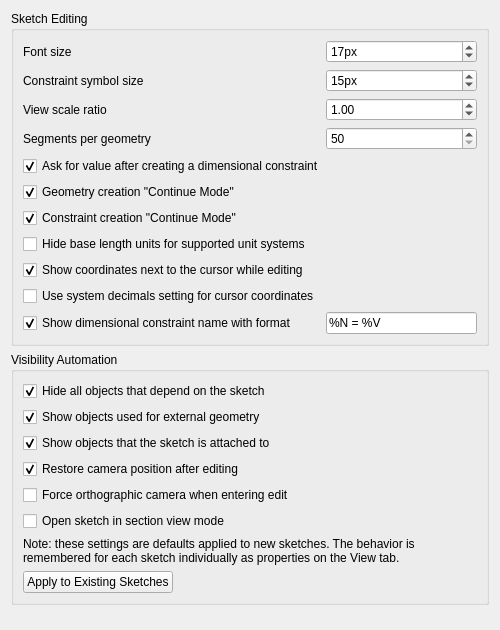
<?xml version="1.0" encoding="UTF-8"?>
<ui version="4.0">
 <class>SketcherGui::SketcherSettingsDisplay</class>
 <widget class="QWidget" name="SketcherGui::SketcherSettingsDisplay">
  <property name="geometry">
   <rect>
    <x>0</x>
    <y>0</y>
    <width>500</width>
    <height>538</height>
   </rect>
  </property>
  <property name="windowTitle">
   <string>Display</string>
  </property>
  <layout class="QVBoxLayout" name="verticalLayout">
   <item>
    <widget class="QGroupBox" name="groupBox_1">
     <property name="title">
      <string>Sketch Editing</string>
     </property>
        <layout class="QGridLayout" name="gridLayout_1">
         <!-- Constraint symbol size -->
         <item row="1" column="0">
          <widget class="QLabel" name="label_ConstraintSymbolSize">
           <property name="text">
            <string>Constraint symbol size</string>
           </property>
           <property name="buddy">
            <cstring>ConstraintSymbolSize</cstring>
           </property>
          </widget>
         </item>
         <item row="1" column="1">
          <widget class="Gui::PrefSpinBox" name="ConstraintSymbolSize">
           <property name="toolTip">
            <string>Pixel size used to render constraint symbols</string>
           </property>
           <property name="suffix">
            <string>px</string>
           </property>
           <property name="minimum">
            <number>6</number>
           </property>
           <property name="maximum">
            <number>96</number>
           </property>
           <property name="value">
            <number>15</number>
           </property>
           <property name="prefEntry" stdset="0">
            <cstring>ConstraintSymbolSize</cstring>
           </property>
           <property name="prefPath" stdset="0">
            <cstring>View</cstring>
           </property>
          </widget>
         </item>
         <item row="2" column="0">
       <widget class="QLabel" name="label_1">
        <property name="minimumSize">
         <size>
          <width>182</width>
          <height>0</height>
         </size>
        </property>
        <property name="text">
         <string>View scale ratio</string>
        </property>
        <property name="buddy">
         <cstring>viewScalingFactor</cstring>
        </property>
       </widget>
      </item>
         <item row="2" column="1">
       <widget class="Gui::PrefDoubleSpinBox" name="viewScalingFactor">
        <property name="toolTip">
         <string>Scales the 3D view based on this factor</string>
        </property>
        <property name="inputMethodHints">
         <set>Qt::ImhPreferNumbers</set>
        </property>
        <property name="decimals">
         <number>2</number>
        </property>
        <property name="minimum">
         <double>0.500000000000000</double>
        </property>
        <property name="maximum">
         <double>5.000000000000000</double>
        </property>
        <property name="singleStep">
         <double>0.050000000000000</double>
        </property>
        <property name="value">
         <double>1.000000000000000</double>
        </property>
        <property name="prefEntry" stdset="0">
         <cstring>ViewScalingFactor</cstring>
        </property>
        <property name="prefPath" stdset="0">
         <cstring>View</cstring>
        </property>
       </widget>
      </item>
         <item row="3" column="1">
       <widget class="Gui::PrefSpinBox" name="SegmentsPerGeometry">
        <property name="toolTip">
         <string>The number of polygons used for geometry approximation</string>
        </property>
        <property name="minimum">
         <number>50</number>
        </property>
        <property name="maximum">
         <number>1000</number>
        </property>
        <property name="prefEntry" stdset="0">
         <cstring>SegmentsPerGeometry</cstring>
        </property>
        <property name="prefPath" stdset="0">
         <cstring>View</cstring>
        </property>
       </widget>
      </item>
  <item row="10" column="0">
       <widget class="Gui::PreauracadheckBox" name="checkBoxShowDimensionalName">
        <property name="toolTip">
         <string>Shows names of dimensional constraints, if they exist</string>
        </property>
        <property name="text">
         <string>Show dimensional constraint name with format</string>
        </property>
        <property name="prefEntry" stdset="0">
         <cstring>ShowDimensionalName</cstring>
        </property>
        <property name="prefPath" stdset="0">
         <cstring>Mod/Sketcher</cstring>
        </property>
        <property name="checked">
         <bool>true</bool>
        </property>
       </widget>
      </item>
  <item row="10" column="1">
       <widget class="Gui::PrefLineEdit" name="prefDimensionalStringFormat">
        <property name="toolTip">
         <string>The format of the dimensional constraint string presentation.
Defaults to: %N = %V

%N - name parameter
%V - dimension value</string>
        </property>
        <property name="text">
         <string notr="true">%N = %V</string>
        </property>
        <property name="placeholderText">
         <string>%N = %V</string>
        </property>
        <property name="prefEntry" stdset="0">
         <cstring>DimensionalStringFormat</cstring>
        </property>
        <property name="prefPath" stdset="0">
         <cstring>Mod/Sketcher</cstring>
        </property>
       </widget>
      </item>
  <item row="3" column="0">
       <widget class="QLabel" name="label_3">
        <property name="text">
         <string>Segments per geometry</string>
        </property>
        <property name="buddy">
         <cstring>SegmentsPerGeometry</cstring>
        </property>
       </widget>
      </item>
  <item row="5" column="0" colspan="2">
       <widget class="Gui::PreauracadheckBox" name="continueMode">
        <property name="toolTip">
         <string>Keeps the current Sketcher tool active after creating geometry</string>
        </property>
        <property name="text">
         <string>Geometry creation &quot;Continue Mode&quot;</string>
        </property>
        <property name="checked">
         <bool>true</bool>
        </property>
        <property name="prefEntry" stdset="0">
         <cstring>ContinuousCreationMode</cstring>
        </property>
        <property name="prefPath" stdset="0">
         <cstring>Mod/Sketcher</cstring>
        </property>
       </widget>
      </item>
      <item row="0" column="1">
       <widget class="Gui::PrefSpinBox" name="EditSketcherFontSize">
        <property name="toolTip">
         <string>Font size used for labels and constraints</string>
        </property>
        <property name="suffix">
         <string>px</string>
        </property>
        <property name="minimum">
         <number>1</number>
        </property>
        <property name="maximum">
         <number>100</number>
        </property>
        <property name="value">
         <number>17</number>
        </property>
        <property name="prefEntry" stdset="0">
         <cstring>EditSketcherFontSize</cstring>
        </property>
        <property name="prefPath" stdset="0">
         <cstring>View</cstring>
        </property>
       </widget>
      </item>
        <!-- removed custom checkbox + dependent spin; replaced above with standalone PrefSpinBox -->
  <item row="7" column="0" colspan="2">
       <widget class="Gui::PreauracadheckBox" name="checkBoxHideUnits">
        <property name="toolTip">
         <string>Base length units will not be displayed in constraints or cursor coordinates.
Supports all unit systems except 'US customary' and 'Building US/Euro'.</string>
        </property>
        <property name="text">
         <string>Hide base length units for supported unit systems</string>
        </property>
        <property name="prefEntry" stdset="0">
         <cstring>HideUnits</cstring>
        </property>
        <property name="prefPath" stdset="0">
         <cstring>Mod/Sketcher</cstring>
        </property>
       </widget>
      </item>
      <item row="0" column="0">
       <widget class="QLabel" name="label_0">
        <property name="minimumSize">
         <size>
          <width>182</width>
          <height>0</height>
         </size>
        </property>
        <property name="text">
         <string>Font size</string>
        </property>
        <property name="buddy">
         <cstring>EditSketcherFontSize</cstring>
        </property>
       </widget>
      </item>
  <item row="6" column="0" colspan="2">
       <widget class="Gui::PreauracadheckBox" name="constraintMode">
        <property name="toolTip">
         <string>Keeps the current Sketcher constraint tool active after creating geometry</string>
        </property>
        <property name="text">
         <string>Constraint creation &quot;Continue Mode&quot;</string>
        </property>
        <property name="checked">
         <bool>true</bool>
        </property>
        <property name="prefEntry" stdset="0">
         <cstring>ContinuousConstraintMode</cstring>
        </property>
        <property name="prefPath" stdset="0">
         <cstring>Mod/Sketcher</cstring>
        </property>
       </widget>
      </item>
  <item row="8" column="0">
       <widget class="Gui::PreauracadheckBox" name="checkBoxShowCursorCoords">
        <property name="toolTip">
         <string>Shows cursor position coordinates next to the cursor while editing a sketch</string>
        </property>
        <property name="text">
         <string>Show coordinates next to the cursor while editing</string>
        </property>
        <property name="checked">
         <bool>true</bool>
        </property>
        <property name="prefEntry" stdset="0">
         <cstring>ShowCursorCoords</cstring>
        </property>
        <property name="prefPath" stdset="0">
         <cstring>Mod/Sketcher</cstring>
        </property>
       </widget>
      </item>
  <item row="4" column="0" colspan="2">
       <widget class="Gui::PreauracadheckBox" name="dialogOnDistanceConstraint">
        <property name="toolTip">
         <string>Opens a dialog to input a value for new dimensional constraints after creation</string>
        </property>
        <property name="text">
         <string>Ask for value after creating a dimensional constraint</string>
        </property>
        <property name="checked">
         <bool>true</bool>
        </property>
        <property name="prefEntry" stdset="0">
         <cstring>ShowDialogOnDistanceConstraint</cstring>
        </property>
        <property name="prefPath" stdset="0">
         <cstring>Mod/Sketcher</cstring>
        </property>
       </widget>
      </item>
  <item row="9" column="0">
       <widget class="Gui::PreauracadheckBox" name="checkBoxUseSystemDecimals">
        <property name="toolTip">
         <string>Cursor coordinates will use the system decimals setting instead of the short form</string>
        </property>
        <property name="text">
         <string>Use system decimals setting for cursor coordinates</string>
        </property>
        <property name="prefEntry" stdset="0">
         <cstring>UseSystemDecimals</cstring>
        </property>
        <property name="prefPath" stdset="0">
         <cstring>Mod/Sketcher</cstring>
        </property>
       </widget>
      </item>
     </layout>
    </widget>
   </item>
   <item>
    <widget class="QGroupBox" name="groupBox_2">
     <property name="enabled">
      <bool>true</bool>
     </property>
     <property name="sizePolicy">
      <sizepolicy hsizetype="Expanding" vsizetype="Minimum">
       <horstretch>0</horstretch>
       <verstretch>0</verstretch>
      </sizepolicy>
     </property>
     <property name="minimumSize">
      <size>
       <width>0</width>
       <height>0</height>
      </size>
     </property>
     <property name="maximumSize">
      <size>
       <width>16777215</width>
       <height>16777215</height>
      </size>
     </property>
     <property name="baseSize">
      <size>
       <width>0</width>
       <height>0</height>
      </size>
     </property>
     <property name="title">
      <string>Visibility Automation</string>
     </property>
     <layout class="QVBoxLayout" name="verticalLayout_2">
      <item>
       <widget class="Gui::PreauracadheckBox" name="checkBoxTVHideDependent">
        <property name="toolTip">
         <string>Hides all object features that depend on the opened sketch</string>
        </property>
        <property name="text">
         <string>Hide all objects that depend on the sketch</string>
        </property>
        <property name="checked">
         <bool>true</bool>
        </property>
        <property name="prefEntry" stdset="0">
         <cstring>HideDependent</cstring>
        </property>
        <property name="prefPath" stdset="0">
         <cstring>Mod/Sketcher/General</cstring>
        </property>
       </widget>
      </item>
      <item>
       <widget class="Gui::PreauracadheckBox" name="checkBoxTVShowLinks">
        <property name="toolTip">
         <string>Shows source objects which are used for external geometry in the opened sketch</string>
        </property>
        <property name="text">
         <string>Show objects used for external geometry</string>
        </property>
        <property name="checked">
         <bool>true</bool>
        </property>
        <property name="prefEntry" stdset="0">
         <cstring>ShowLinks</cstring>
        </property>
        <property name="prefPath" stdset="0">
         <cstring>Mod/Sketcher/General</cstring>
        </property>
       </widget>
      </item>
      <item>
       <widget class="Gui::PreauracadheckBox" name="checkBoxTVShowSupport">
        <property name="toolTip">
         <string>Shows objects the opened sketch is attached to</string>
        </property>
        <property name="text">
         <string>Show objects that the sketch is attached to</string>
        </property>
        <property name="checked">
         <bool>true</bool>
        </property>
        <property name="prefEntry" stdset="0">
         <cstring>ShowSupport</cstring>
        </property>
        <property name="prefPath" stdset="0">
         <cstring>Mod/Sketcher/General</cstring>
        </property>
       </widget>
      </item>
      <item>
       <widget class="Gui::PreauracadheckBox" name="checkBoxTVRestoreCamera">
        <property name="toolTip">
         <string>Restores the camera position after closing the sketch</string>
        </property>
        <property name="text">
         <string>Restore camera position after editing</string>
        </property>
        <property name="checked">
         <bool>true</bool>
        </property>
        <property name="prefEntry" stdset="0">
         <cstring>RestoreCamera</cstring>
        </property>
        <property name="prefPath" stdset="0">
         <cstring>Mod/Sketcher/General</cstring>
        </property>
       </widget>
      </item>
      <item>
       <widget class="Gui::PreauracadheckBox" name="checkBoxTVForceOrtho">
        <property name="toolTip">
         <string>Forces the camera to an orthographic view when editing a sketch.
Works only when &quot;Restore camera position after editing&quot; is enabled.</string>
        </property>
        <property name="text">
         <string>Force orthographic camera when entering edit</string>
        </property>
        <property name="checked">
         <bool>false</bool>
        </property>
        <property name="prefEntry" stdset="0">
         <cstring>ForceOrtho</cstring>
        </property>
        <property name="prefPath" stdset="0">
         <cstring>Mod/Sketcher/General</cstring>
        </property>
       </widget>
      </item>
      <item>
       <widget class="Gui::PreauracadheckBox" name="checkBoxTVSectionView">
        <property name="toolTip">
         <string>Opens a sketch in section view mode, showing only objects behind the sketch plane</string>
        </property>
        <property name="text">
         <string>Open sketch in section view mode</string>
        </property>
        <property name="checked">
         <bool>false</bool>
        </property>
        <property name="prefEntry" stdset="0">
         <cstring>SectionView</cstring>
        </property>
        <property name="prefPath" stdset="0">
         <cstring>Mod/Sketcher/General</cstring>
        </property>
       </widget>
      </item>
      <item>
       <widget class="QLabel" name="label_4">
        <property name="sizePolicy">
         <sizepolicy hsizetype="Preferred" vsizetype="Preferred">
          <horstretch>0</horstretch>
          <verstretch>0</verstretch>
         </sizepolicy>
        </property>
        <property name="text">
         <string>Note: these settings are defaults applied to new sketches. The behavior is remembered for each sketch individually as properties on the View tab.</string>
        </property>
        <property name="alignment">
         <set>Qt::AlignBottom|Qt::AlignLeading|Qt::AlignLeft</set>
        </property>
        <property name="wordWrap">
         <bool>true</bool>
        </property>
       </widget>
      </item>
      <item>
       <widget class="QPushButton" name="btnTVApply">
        <property name="sizePolicy">
         <sizepolicy hsizetype="Fixed" vsizetype="Fixed">
          <horstretch>0</horstretch>
          <verstretch>0</verstretch>
         </sizepolicy>
        </property>
        <property name="toolTip">
         <string>Applies current visibility automation settings to all sketches in the open documents</string>
        </property>
        <property name="text">
         <string>Apply to Existing Sketches</string>
        </property>
       </widget>
      </item>
     </layout>
    </widget>
   </item>
   <item>
    <spacer name="verticalSpacer">
     <property name="orientation">
      <enum>Qt::Vertical</enum>
     </property>
     <property name="sizeHint" stdset="0">
      <size>
       <width>20</width>
       <height>40</height>
      </size>
     </property>
    </spacer>
   </item>
  </layout>
 </widget>
 <customwidgets>
  <customwidget>
   <class>Gui::PrefSpinBox</class>
   <extends>QSpinBox</extends>
   <header>Gui/PrefWidgets.h</header>
  </customwidget>
  <customwidget>
   <class>Gui::PreauracadheckBox</class>
   <extends>QCheckBox</extends>
   <header>Gui/PrefWidgets.h</header>
  </customwidget>
  <customwidget>
   <class>Gui::PrefLineEdit</class>
   <extends>QLineEdit</extends>
   <header>Gui/PrefWidgets.h</header>
  </customwidget>
  <customwidget>
   <class>Gui::PrefDoubleSpinBox</class>
   <extends>QDoubleSpinBox</extends>
   <header>Gui/PrefWidgets.h</header>
  </customwidget>
 </customwidgets>
 <tabstops>
  <tabstop>EditSketcherFontSize</tabstop>
  <tabstop>ConstraintSymbolSize</tabstop>
  <tabstop>viewScalingFactor</tabstop>
  <tabstop>SegmentsPerGeometry</tabstop>
  <tabstop>dialogOnDistanceConstraint</tabstop>
  <tabstop>continueMode</tabstop>
  <tabstop>constraintMode</tabstop>
  <tabstop>checkBoxHideUnits</tabstop>
  <tabstop>checkBoxShowCursorCoords</tabstop>
  <tabstop>checkBoxUseSystemDecimals</tabstop>
  <tabstop>checkBoxShowDimensionalName</tabstop>
  <tabstop>prefDimensionalStringFormat</tabstop>
  <tabstop>checkBoxTVHideDependent</tabstop>
  <tabstop>checkBoxTVShowLinks</tabstop>
  <tabstop>checkBoxTVShowSupport</tabstop>
  <tabstop>checkBoxTVRestoreCamera</tabstop>
  <tabstop>checkBoxTVForceOrtho</tabstop>
  <tabstop>checkBoxTVSectionView</tabstop>
  <tabstop>btnTVApply</tabstop>
 </tabstops>
 <resources/>
 <connections>
  <connection>
   <sender>checkBoxTVRestoreCamera</sender>
   <signal>toggled(bool)</signal>
   <receiver>checkBoxTVForceOrtho</receiver>
   <slot>setEnabled(bool)</slot>
   <hints>
    <hint type="sourcelabel">
     <x>20</x>
     <y>20</y>
    </hint>
    <hint type="destinationlabel">
     <x>20</x>
     <y>20</y>
    </hint>
   </hints>
  </connection>
  <connection>
   <sender>checkBoxUseConstraintSymbolSize</sender>
   <signal>toggled(bool)</signal>
   <receiver>ConstraintSymbolSize</receiver>
   <slot>setEnabled(bool)</slot>
   <hints>
    <hint type="sourcelabel">
     <x>0</x>
     <y>0</y>
    </hint>
    <hint type="destinationlabel">
     <x>0</x>
     <y>0</y>
    </hint>
   </hints>
  </connection>
 </connections>
</ui>
